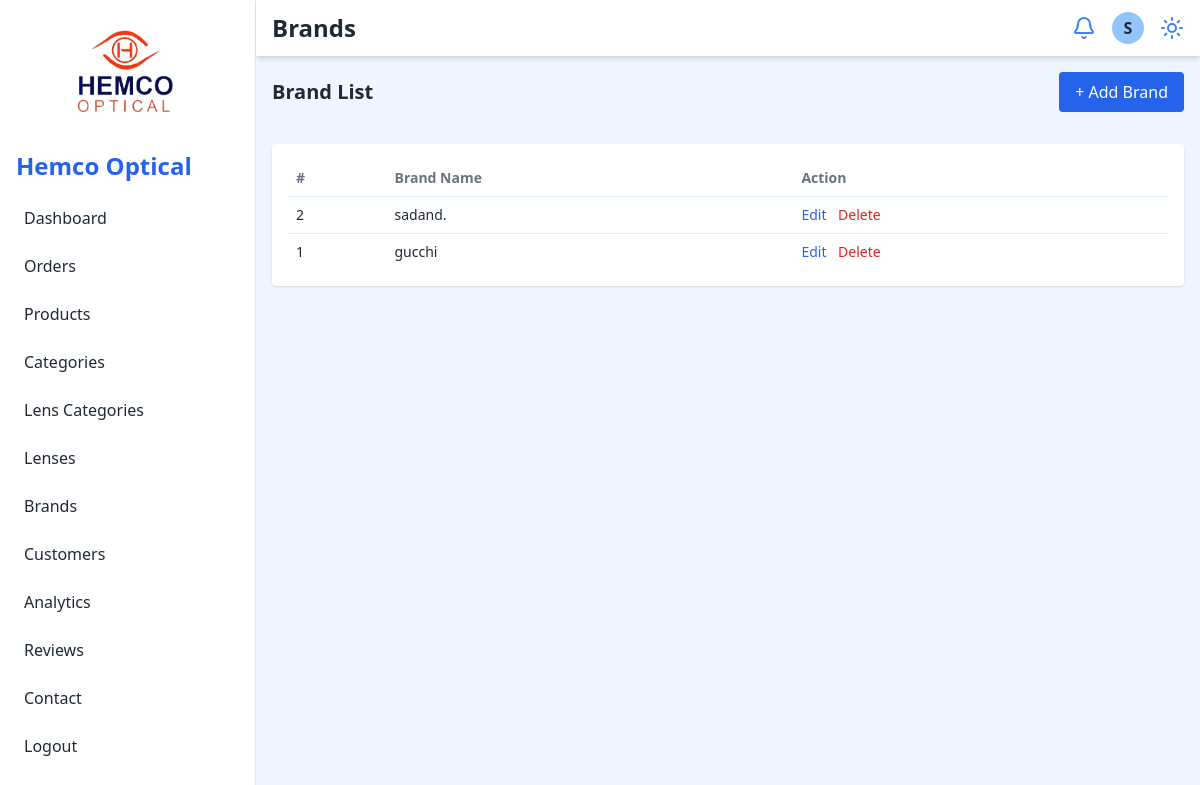
Page /admin/brand.php (signed in) on the committed database.
### tables this page shows
CREATE TABLE `brand` (
  `brand_id` int(11) NOT NULL,
  `name` varchar(255) NOT NULL
);

### admin/brand.php (the view, shortened to what this page needs)
<?php
include 'config/db.php';
$brands = [];
$sql = "SELECT * FROM brand ORDER BY brand_id DESC";
$result = mysqli_query($conn, $sql);
if ($result && mysqli_num_rows($result) > 0) {
  while ($row = mysqli_fetch_assoc($result)) {
    $brands[] = $row;
  }
}
?>
<!DOCTYPE html>
<html lang="en">
<head>
  <?php include 'include/header.php'; ?>
</head>
<body class="bg-blue-50 text-gray-800 dark:bg-gray-900 dark:text-gray-100">
  <div class="flex h-screen overflow-hidden">
    <?php include 'include/navbar.php'; ?>
    <div class="flex-1 flex flex-col">
      <header class="flex justify-between items-center bg-white dark:bg-gray-800 px-4 py-3 shadow-md">
        <h2 class="text-2xl font-semibold">Brands</h2>
        <div class="flex items-center space-x-4">
          <button class="text-blue-500 dark:text-blue-300"><i data-lucide="bell"></i></button>
          <div class="w-8 h-8 bg-blue-300 dark:bg-gray-600 rounded-full flex items-center justify-center font-bold">S</div>
          <button id="theme-toggle" class="text-blue-500 dark:text-blue-300" title="Toggle Theme">
            <i data-lucide="sun"></i>
          </button>
        </div>
      </header>
      <main class="p-4 overflow-auto grid grid-cols-1 gap-4">
        <div class="flex justify-between items-center mb-4">
          <h2 class="text-xl font-semibold">Brand List</h2>
          <button id="openAddBrandModal" class="bg-blue-600 text-white px-4 py-2 rounded hover:bg-blue-700">+ Add Brand</button>
        </div>
        <div class="bg-white dark:bg-gray-800 p-4 rounded shadow">
          <div class="overflow-x-auto">
            <table class="w-full text-left text-sm">
              <thead>
                <tr class="text-gray-500 dark:text-gray-300">
                  <th class="p-2">#</th>
                  <th class="p-2">Brand Name</th>
                  <th class="p-2">Action</th>
                </tr>
              </thead>
              <tbody id="brandTableBody">
                <?php if (!empty($brands)): ?>
                  <?php foreach ($brands as $brand): ?>
                    <tr class="border-t border-blue-100 dark:border-gray-700">
                      <td class="p-2"><?php echo $brand['brand_id']; ?></td>
                      <td class="p-2"><?php echo htmlspecialchars($brand['name']); ?></td>
                      <td class="p-2 space-x-2">
                        <button onclick="openEditBrandModal('<?php echo $brand['brand_id']; ?>','<?php echo htmlspecialchars(addslashes($brand['name'])); ?>')" class="text-blue-600 hover:underline">Edit</button>
                        <form method="post" action="" style="display:inline;" onsubmit="return confirm('Delete this brand?');">
                          <button type="submit" name="delete_brand" class="text-red-600 hover:underline bg-transparent border-0 p-0 m-0 cursor-pointer">Delete</button>
                        </form>
                      </td>
                    </tr>
                  <?php endforeach; ?>
                <?php else: ?>
                  <tr><td colspan="3" class="p-2 text-center text-gray-400">No brands found.</td></tr>
                <?php endif; ?>
              </tbody>
            </table>
          </div>
        </div>
      </main>
    </div>
  </div>
</body>
</html>

### rows in the picture
brand: brand_id "2", name "sadand."
brand: brand_id "1", name "gucchi"
